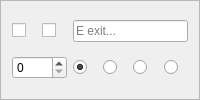
       <widget class="QFrame" name="frame_e">
        <property name="sizePolicy">
         <sizepolicy hsizetype="Preferred" vsizetype="Preferred">
          <horstretch>0</horstretch>
          <verstretch>0</verstretch>
         </sizepolicy>
        </property>
        <property name="frameShape">
         <enum>QFrame::StyledPanel</enum>
        </property>
        <property name="frameShadow">
         <enum>QFrame::Raised</enum>
        </property>
        <layout class="QGridLayout" name="gridLayout_e">
         <item row="0" column="0">
          <widget class="QCheckBox" name="noRoute_e">
           <property name="cursor">
            <cursorShape>PointingHandCursor</cursorShape>
           </property>
           <property name="focusPolicy">
            <enum>Qt::NoFocus</enum>
           </property>
           <property name="toolTip">
            <string>Prevent a route being created via this exit, equivalent to an infinite exit weight</string>
           </property>
           <property name="text">
            <string/>
           </property>
           <property name="checkable">
            <bool>true</bool>
           </property>
          </widget>
         </item>
         <item row="0" column="1">
          <widget class="QCheckBox" name="stub_e">
           <property name="cursor">
            <cursorShape>PointingHandCursor</cursorShape>
           </property>
           <property name="toolTip">
            <string>Create an exit in this direction with unknown distination, mutually exclusive with an actual exit roomID</string>
           </property>
           <property name="text">
            <string/>
           </property>
          </widget>
         </item>
         <item row="0" column="2" colspan="4">
          <widget class="QLineEdit" name="e">
           <property name="toolTip">
            <string>Set the number of the room east of this one, will be blue for a valid number or red for invalid</string>
           </property>
           <property name="placeholderText">
            <string>E exit...</string>
           </property>
          </widget>
         </item>
         <item row="1" column="0" colspan="2">
          <widget class="QSpinBox" name="weight_e">
           <property name="maximum">
            <number>9999</number>
           </property>
          </widget>
         </item>
         <item row="1" column="2">
          <widget class="QRadioButton" name="doortype_none_e">
           <property name="cursor">
            <cursorShape>PointingHandCursor</cursorShape>
           </property>
           <property name="toolTip">
            <string>No door symbol is drawn on 2D Map for this exit</string>
           </property>
           <property name="text">
            <string/>
           </property>
           <property name="checked">
            <bool>true</bool>
           </property>
           <attribute name="buttonGroup">
            <string notr="true">doortype_e</string>
           </attribute>
          </widget>
         </item>
         <item row="1" column="3">
          <widget class="QRadioButton" name="doortype_open_e">
           <property name="cursor">
            <cursorShape>PointingHandCursor</cursorShape>
           </property>
           <property name="toolTip">
            <string>Green (Open) door symbol is drawn on 2D Map, can be set on either a stub or a real exit</string>
           </property>
           <property name="text">
            <string/>
           </property>
           <attribute name="buttonGroup">
            <string notr="true">doortype_e</string>
           </attribute>
          </widget>
         </item>
         <item row="1" column="4">
          <widget class="QRadioButton" name="doortype_closed_e">
           <property name="cursor">
            <cursorShape>PointingHandCursor</cursorShape>
           </property>
           <property name="toolTip">
            <string>Orange (Closed) door symbol is drawn on 2D Map, can be set on either a stub or a real exit</string>
           </property>
           <property name="text">
            <string/>
           </property>
           <attribute name="buttonGroup">
            <string notr="true">doortype_e</string>
           </attribute>
          </widget>
         </item>
         <item row="1" column="5">
          <widget class="QRadioButton" name="doortype_locked_e">
           <property name="cursor">
            <cursorShape>PointingHandCursor</cursorShape>
           </property>
           <property name="toolTip">
            <string>Red (Locked) door symbol is drawn on 2D Map, can be set on either a stub or a real exit</string>
           </property>
           <property name="text">
            <string/>
           </property>
           <attribute name="buttonGroup">
            <string notr="true">doortype_e</string>
           </attribute>
          </widget>
         </item>
        </layout>
       </widget>
